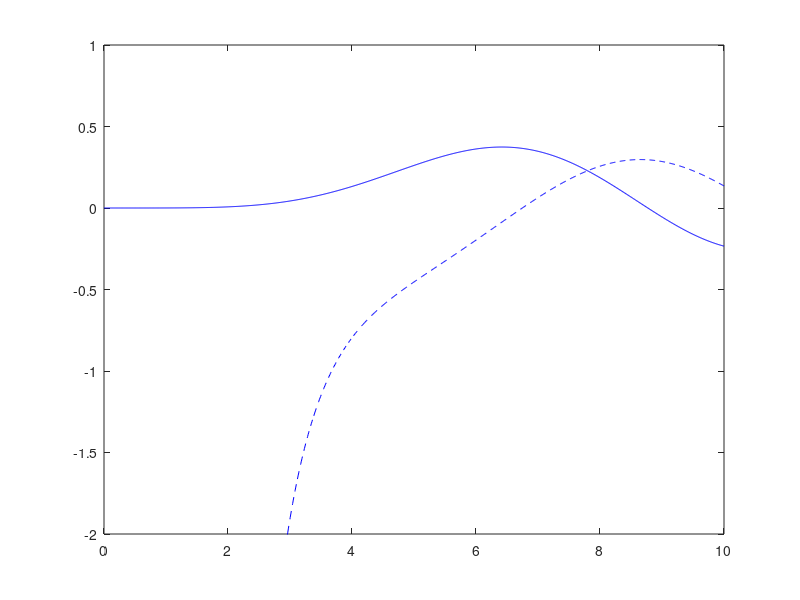

This chart was generated by the following MATLAB code:
clear all
close all
clc

n=input('enter n : ');
k=10;

x=linspace(0,10,1000);
plot(x,besselj(n,x),'b')
hold on
plot(x,bessely(n,x),'b--')

##y=linspace(-2,1,1000);
##
##xarr = repmat(x,1000,1);
##yarr = repmat(y',1,1000);
##
##R=sqrt(xarr.^2+yarr.^2);
##theta = atan2(yarr,xarr);
##
##z=besselj(n,k*R).*exp(j*n*theta);
##figure()
##plot(x,z)
####imagesc(real(z))
####imagesc(real(z).*(R<=3))
##axis equal
axis([0 10 -2 1])